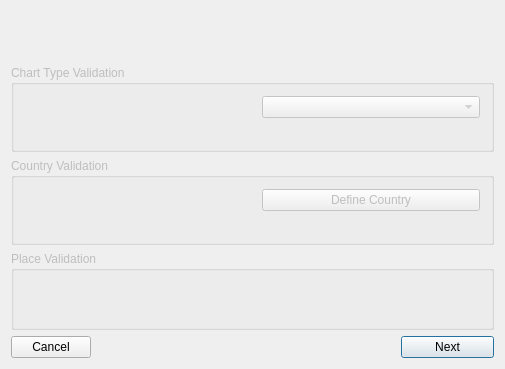
<ui version="4.0" >
 <class>ValidSKIF</class>
 <widget class="QDialog" name="ValidSKIF" >
  <property name="geometry" >
   <rect>
    <x>0</x>
    <y>0</y>
    <width>505</width>
    <height>369</height>
   </rect>
  </property>
  <property name="windowTitle" >
   <string>SKIF file validation dialog box</string>
  </property>
  <layout class="QGridLayout" >
   <item row="0" column="0" colspan="2" >
    <spacer>
     <property name="orientation" >
      <enum>Qt::Horizontal</enum>
     </property>
     <property name="sizeType" >
      <enum>QSizePolicy::Expanding</enum>
     </property>
     <property name="sizeHint" stdset="0" >
      <size>
       <width>160</width>
       <height>20</height>
      </size>
     </property>
    </spacer>
   </item>
   <item row="0" column="2" >
    <widget class="QLabel" name="Name" >
     <property name="font" >
      <font>
       <pointsize>10</pointsize>
       <weight>75</weight>
       <bold>true</bold>
      </font>
     </property>
     <property name="text" >
      <string/>
     </property>
     <property name="wordWrap" >
      <bool>false</bool>
     </property>
    </widget>
   </item>
   <item row="0" column="3" colspan="2" >
    <spacer>
     <property name="orientation" >
      <enum>Qt::Horizontal</enum>
     </property>
     <property name="sizeType" >
      <enum>QSizePolicy::Expanding</enum>
     </property>
     <property name="sizeHint" stdset="0" >
      <size>
       <width>200</width>
       <height>20</height>
      </size>
     </property>
    </spacer>
   </item>
   <item row="1" column="0" colspan="5" >
    <widget class="QGroupBox" name="ChartType" >
     <property name="enabled" >
      <bool>false</bool>
     </property>
     <property name="title" >
      <string>Chart Type Validation</string>
     </property>
     <layout class="QGridLayout" >
      <item row="0" column="0" >
       <widget class="QLabel" name="label_7" >
        <property name="text" >
         <string/>
        </property>
        <property name="pixmap" >
         <pixmap resource="skylendar.qrc" >:/pics/attention.png</pixmap>
        </property>
       </widget>
      </item>
      <item row="0" column="1" >
       <widget class="QLabel" name="ChartTypeText" >
        <property name="text" >
         <string/>
        </property>
        <property name="wordWrap" >
         <bool>false</bool>
        </property>
       </widget>
      </item>
      <item row="0" column="2" >
       <widget class="QComboBox" name="ChartTypeBox" />
      </item>
      <item row="1" column="0" >
       <widget class="QLabel" name="label" >
        <property name="sizePolicy" >
         <sizepolicy vsizetype="Fixed" hsizetype="Fixed" >
          <horstretch>0</horstretch>
          <verstretch>0</verstretch>
         </sizepolicy>
        </property>
        <property name="text" >
         <string/>
        </property>
        <property name="pixmap" >
         <pixmap/>
        </property>
       </widget>
      </item>
     </layout>
    </widget>
   </item>
   <item row="2" column="0" colspan="5" >
    <widget class="QGroupBox" name="Country" >
     <property name="enabled" >
      <bool>false</bool>
     </property>
     <property name="title" >
      <string>Country Validation</string>
     </property>
     <layout class="QGridLayout" >
      <item row="0" column="0" >
       <widget class="QLabel" name="label_8" >
        <property name="text" >
         <string/>
        </property>
        <property name="pixmap" >
         <pixmap resource="skylendar.qrc" >:/pics/attention.png</pixmap>
        </property>
       </widget>
      </item>
      <item row="0" column="1" >
       <widget class="QLabel" name="CountryText" >
        <property name="text" >
         <string/>
        </property>
        <property name="wordWrap" >
         <bool>false</bool>
        </property>
       </widget>
      </item>
      <item row="0" column="2" >
       <widget class="QPushButton" name="CountryButton" >
        <property name="text" >
         <string>Define Country</string>
        </property>
       </widget>
      </item>
      <item row="1" column="0" >
       <widget class="QLabel" name="label_2" >
        <property name="sizePolicy" >
         <sizepolicy vsizetype="Fixed" hsizetype="Fixed" >
          <horstretch>0</horstretch>
          <verstretch>0</verstretch>
         </sizepolicy>
        </property>
        <property name="text" >
         <string/>
        </property>
        <property name="pixmap" >
         <pixmap/>
        </property>
       </widget>
      </item>
     </layout>
    </widget>
   </item>
   <item row="3" column="0" colspan="5" >
    <widget class="QGroupBox" name="Place" >
     <property name="enabled" >
      <bool>false</bool>
     </property>
     <property name="title" >
      <string>Place Validation</string>
     </property>
     <layout class="QGridLayout" >
      <item row="0" column="0" >
       <widget class="QLabel" name="label_9" >
        <property name="text" >
         <string/>
        </property>
        <property name="pixmap" >
         <pixmap resource="skylendar.qrc" >:/pics/attention.png</pixmap>
        </property>
       </widget>
      </item>
      <item row="0" column="1" >
       <widget class="QLabel" name="PlaceText" >
        <property name="text" >
         <string/>
        </property>
        <property name="wordWrap" >
         <bool>false</bool>
        </property>
       </widget>
      </item>
      <item row="1" column="0" >
       <widget class="QLabel" name="label_3" >
        <property name="sizePolicy" >
         <sizepolicy vsizetype="Fixed" hsizetype="Fixed" >
          <horstretch>0</horstretch>
          <verstretch>0</verstretch>
         </sizepolicy>
        </property>
        <property name="text" >
         <string/>
        </property>
        <property name="pixmap" >
         <pixmap/>
        </property>
       </widget>
      </item>
     </layout>
    </widget>
   </item>
   <item row="4" column="0" >
    <widget class="QPushButton" name="CancelButton" >
     <property name="text" >
      <string>Cancel</string>
     </property>
    </widget>
   </item>
   <item row="4" column="1" colspan="3" >
    <spacer>
     <property name="orientation" >
      <enum>Qt::Horizontal</enum>
     </property>
     <property name="sizeType" >
      <enum>QSizePolicy::Expanding</enum>
     </property>
     <property name="sizeHint" stdset="0" >
      <size>
       <width>309</width>
       <height>16</height>
      </size>
     </property>
    </spacer>
   </item>
   <item row="4" column="4" >
    <widget class="QPushButton" name="Next" >
     <property name="text" >
      <string>Next</string>
     </property>
     <property name="default" >
      <bool>true</bool>
     </property>
    </widget>
   </item>
  </layout>
 </widget>
 <layoutdefault spacing="6" margin="11" />
 <resources>
  <include location="skylendar.qrc" />
 </resources>
 <connections>
  <connection>
   <sender>CancelButton</sender>
   <signal>clicked()</signal>
   <receiver>ValidSKIF</receiver>
   <slot>reject()</slot>
   <hints>
    <hint type="sourcelabel" >
     <x>20</x>
     <y>20</y>
    </hint>
    <hint type="destinationlabel" >
     <x>20</x>
     <y>20</y>
    </hint>
   </hints>
  </connection>
 </connections>
</ui>
